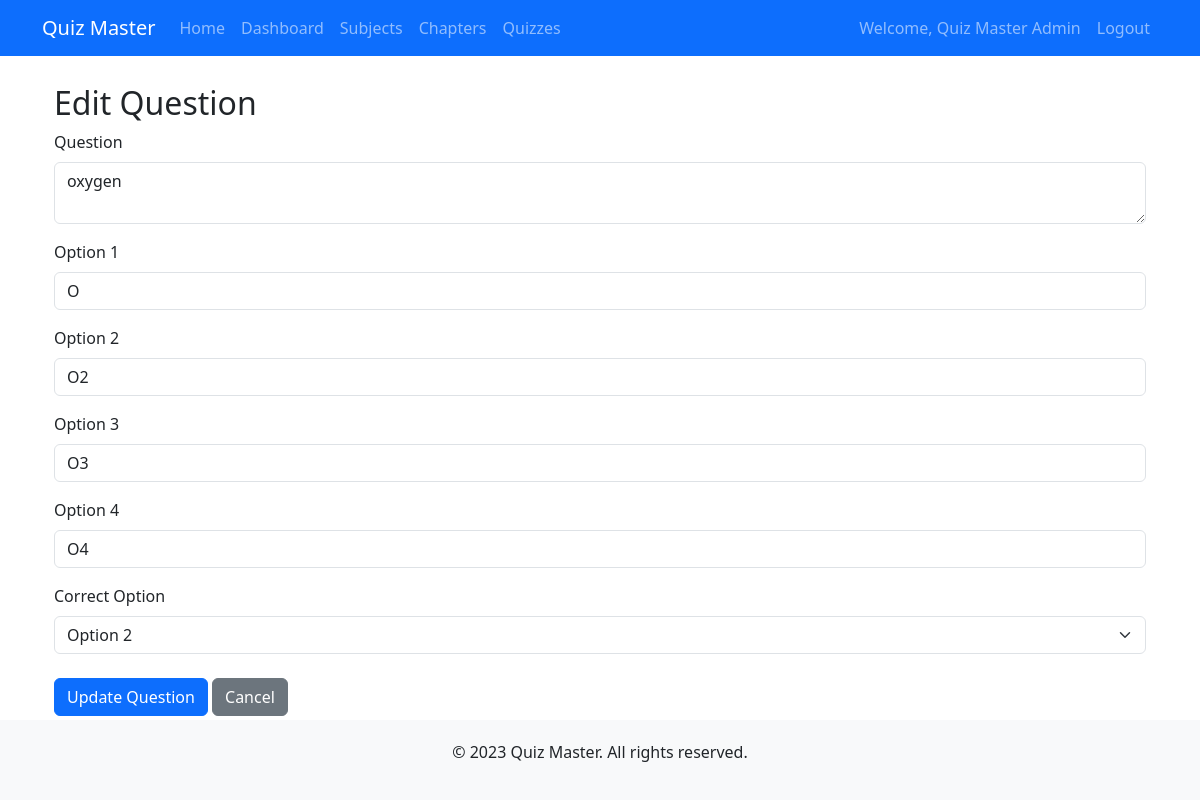
Screenshot of /admin/questions/edit/5 (signed in) with the database file from the repository.
### models.py (models this page shows, shortened)
class User(db.Model, UserMixin):
    id = db.Column(db.Integer, primary_key=True)
    username = db.Column(db.String(100), unique=True, nullable=False)
    password_hash = db.Column(db.String(200), nullable=False)
    full_name = db.Column(db.String(100), nullable=False)
    qualification = db.Column(db.String(100))
    dob = db.Column(db.Date)
    is_admin = db.Column(db.Boolean, default=False)
    quiz_attempts = db.relationship('Score', backref='user', lazy=True)

class Question(db.Model):
    id = db.Column(db.Integer, primary_key=True)
    quiz_id = db.Column(db.Integer, db.ForeignKey('quiz.id'), nullable=False)
    question_statement = db.Column(db.Text, nullable=False)
    option1 = db.Column(db.String(200), nullable=False)
    option2 = db.Column(db.String(200), nullable=False)
    option3 = db.Column(db.String(200), nullable=False)
    option4 = db.Column(db.String(200), nullable=False)
    correct_option = db.Column(db.Integer, nullable=False)  # 1, 2, 3, or 4

### app.py (the view, shortened to what this page needs)
@app.route('/admin/questions/edit/<int:question_id>', methods=['GET', 'POST'])
@login_required
def edit_question(question_id):
    if not current_user.is_admin:
        flash('Access denied', 'danger')
        return redirect(url_for('index'))
    question = Question.query.get_or_404(question_id)
    form = QuestionForm(obj=question)
    if request.method == 'GET':
        form.correct_option.data = question.correct_option
    return render_template('admin/edit_question.html', form=form, question=question)

### forms.py
class QuestionForm(FlaskForm):
    question_statement = TextAreaField('Question', validators=[DataRequired()])
    option1 = StringField('Option 1', validators=[DataRequired()])
    option2 = StringField('Option 2', validators=[DataRequired()])
    option3 = StringField('Option 3', validators=[DataRequired()])
    option4 = StringField('Option 4', validators=[DataRequired()])
    correct_option = SelectField('Correct Option', choices=[(1, 'Option 1'), (2, 'Option 2'), (3, 'Option 3'), (4, 'Option 4')],
                               coerce=int, validators=[DataRequired()])
    submit = SubmitField('Add Question')

### app.py (called while the page is built)
@login_manager.user_loader
def load_user(user_id):
    return User.query.get(int(user_id))

### templates/admin/edit_question.html (shortened to what this page needs)
{% extends 'admin/base.html' %}
{% block content %}
<div class="container mt-4">
    <h2>Edit Question</h2>
    <form method="POST">
        <div class="form-group">
            {{ form.question_statement.label(class="form-label") }}
            {{ form.question_statement(class="form-control") }}
        </div>
        <div class="form-group mt-3">
            {{ form.option1.label(class="form-label") }}
            {{ form.option1(class="form-control") }}
        </div>
        <div class="form-group mt-3">
            {{ form.option2.label(class="form-label") }}
            {{ form.option2(class="form-control") }}
        </div>
        <div class="form-group mt-3">
            {{ form.option3.label(class="form-label") }}
            {{ form.option3(class="form-control") }}
        </div>
        <div class="form-group mt-3">
            {{ form.option4.label(class="form-label") }}
            {{ form.option4(class="form-control") }}
        </div>
        <div class="form-group mt-3">
            {{ form.correct_option.label(class="form-label") }}
            {{ form.correct_option(class="form-select") }}
        </div>
        <div class="mt-4">
            <button type="submit" class="btn btn-primary">Update Question</button>
            <a href="{{ url_for('quiz_questions', quiz_id=question.quiz_id) }}" class="btn btn-secondary">Cancel</a>
        </div>
    </form>
</div>
{% endblock %}

### templates/base.html (shortened to what this page needs)
<!DOCTYPE html>
<html lang="en">
<head>
    <link href="https://cdn.jsdelivr.net/npm/bootstrap@5.3.0-alpha1/dist/css/bootstrap.min.css" rel="stylesheet">
</head>
<body>
    <nav class="navbar navbar-expand-lg navbar-dark bg-primary fixed-top">
        <div class="container">
            <a class="navbar-brand" href="{{ url_for('index') }}">Quiz Master</a>
            <div class="collapse navbar-collapse" id="navbarNav">
                <ul class="navbar-nav me-auto">
                    <li class="nav-item">
                        <a class="nav-link" href="{{ url_for('index') }}">Home</a>
                    </li>
                    {% if current_user.is_authenticated %}
                        {% if current_user.is_admin %}
                            <li class="nav-item">
                                <a class="nav-link" href="{{ url_for('admin_dashboard') }}">Dashboard</a>
                            </li>
                            <li class="nav-item">
                                <a class="nav-link" href="{{ url_for('admin_subjects') }}">Subjects</a>
                            </li>
                            <li class="nav-item">
                                <a class="nav-link" href="{{ url_for('admin_chapters') }}">Chapters</a>
                            </li>
                            <li class="nav-item">
                                <a class="nav-link" href="{{ url_for('admin_quizzes') }}">Quizzes</a>
                            </li>
                        {% endif %}
                    {% endif %}
                </ul>
                <ul class="navbar-nav">
                    {% if current_user.is_authenticated %}
                        <li class="nav-item">
                            <span class="nav-link">Welcome, {{ current_user.full_name }}</span>
                        </li>
                        <li class="nav-item">
                            <a class="nav-link" href="{{ url_for('logout') }}">Logout</a>
                        </li>
                    {% endif %}
                </ul>
            </div>
        </div>
    </nav>
    <div class="container content">
        {% block content %}{% endblock %}
    </div>
    <footer class="text-center">
        <div class="container">
            <p>&copy; 2023 Quiz Master. All rights reserved.</p>
        </div>
    </footer>
</body>
</html>

### templates/base.html (style rules this page uses)
body { padding-top: 60px; min-height: 100vh; display: flex; flex-direction: column; }
.content { flex: 1; }
footer { margin-top: auto; padding: 20px 0; background-color: #f8f9fa; }

### rows the page displays
User: full_name "Quiz Master Admin"
Question: question_statement "oxygen", option1 "O", option2 "O2", option3 "O3", option4 "O4", correct_option "Option 2"
